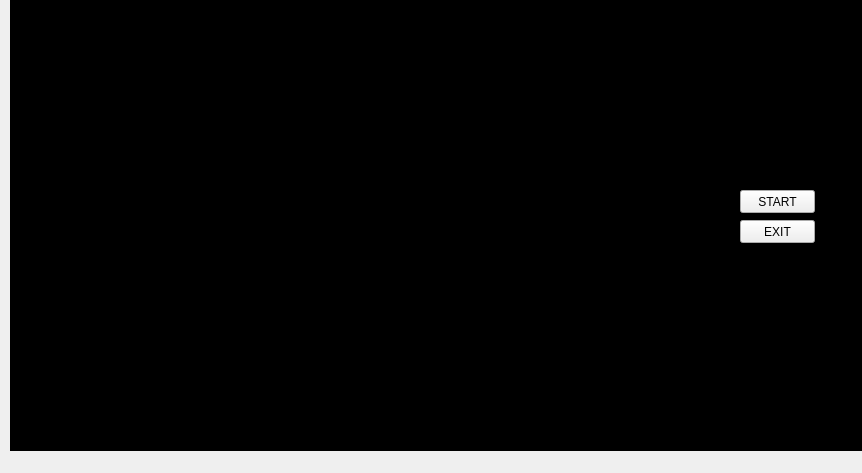
<?xml version="1.0" encoding="UTF-8"?>
<ui version="4.0">
 <class>jarvisUi</class>
 <widget class="QMainWindow" name="jarvisUi">
  <property name="geometry">
   <rect>
    <x>0</x>
    <y>0</y>
    <width>862</width>
    <height>473</height>
   </rect>
  </property>
  <property name="windowTitle">
   <string>MainWindow</string>
  </property>
  <widget class="QWidget" name="centralwidget">
   <widget class="QLabel" name="label">
    <property name="geometry">
     <rect>
      <x>10</x>
      <y>-20</y>
      <width>861</width>
      <height>471</height>
     </rect>
    </property>
    <property name="styleSheet">
     <string notr="true">background-color: rgb(0, 0, 0);</string>
    </property>
    <property name="text">
     <string/>
    </property>
    <property name="pixmap">
     <pixmap>gui.gif</pixmap>
    </property>
    <property name="scaledContents">
     <bool>true</bool>
    </property>
   </widget>
   <widget class="QPushButton" name="pushButton">
    <property name="enabled">
     <bool>true</bool>
    </property>
    <property name="geometry">
     <rect>
      <x>740</x>
      <y>190</y>
      <width>75</width>
      <height>23</height>
     </rect>
    </property>
    <property name="mouseTracking">
     <bool>false</bool>
    </property>
    <property name="styleSheet">
     <string notr="true">border-color: rgb(0, 255, 255);</string>
    </property>
    <property name="text">
     <string>START</string>
    </property>
    <property name="checkable">
     <bool>false</bool>
    </property>
   </widget>
   <widget class="QPushButton" name="pushButton_2">
    <property name="enabled">
     <bool>true</bool>
    </property>
    <property name="geometry">
     <rect>
      <x>740</x>
      <y>220</y>
      <width>75</width>
      <height>23</height>
     </rect>
    </property>
    <property name="mouseTracking">
     <bool>false</bool>
    </property>
    <property name="text">
     <string>EXIT</string>
    </property>
    <property name="checkable">
     <bool>false</bool>
    </property>
   </widget>
  </widget>
 </widget>
 <resources/>
 <connections/>
</ui>
